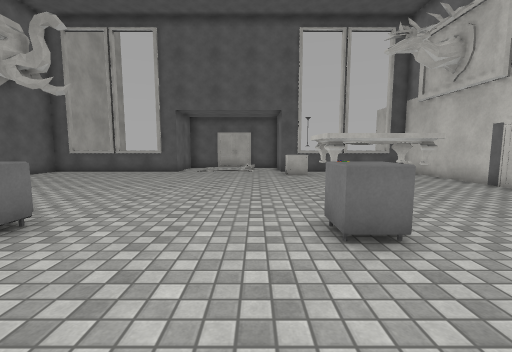
View 1 (above)

16 first-person views from a walk through a scene from a Unity 3-D project. The camera is 1.3 m above the floor, tilts 6° down and sees 90° across. Doors are open. The floor is counted in squares, 1 m on a side. Each view is taken from the middle of a square. On the plan, view 1 faces up. The plan holds only what a view shows up to about 13 squares ahead; the rest is blank. The place goes on beyond the plan. The player is left out. Some surface patterns are stand-ins.

View 2
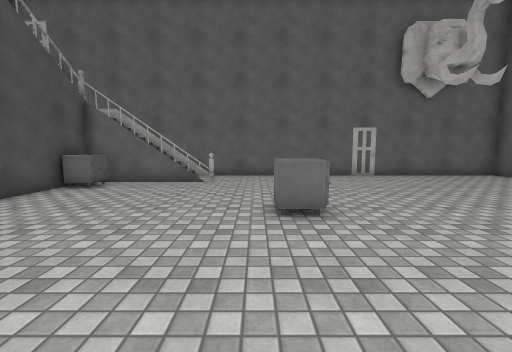

View 3
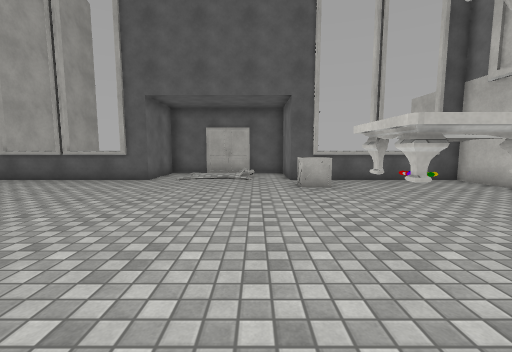

View 4
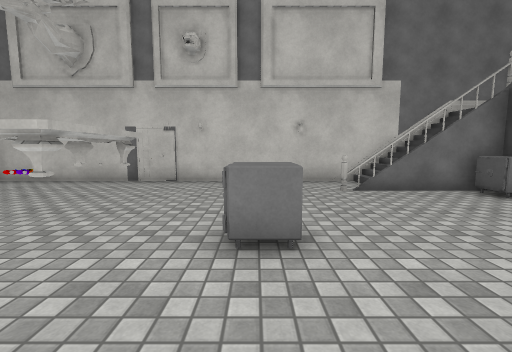

View 5
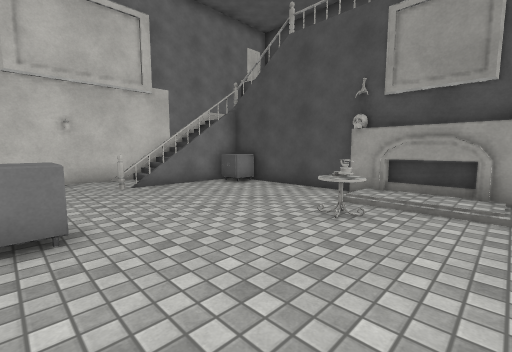

View 6
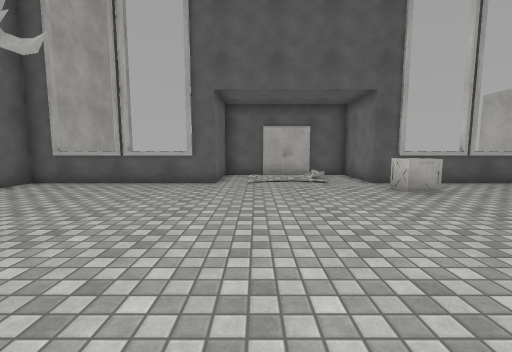

View 7
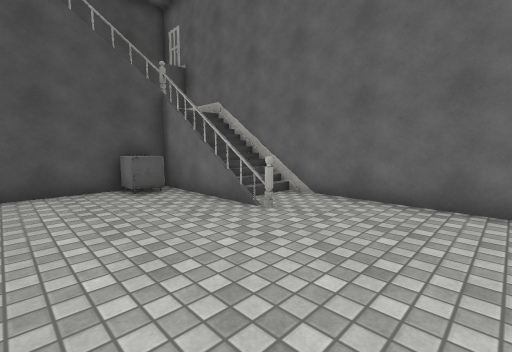

View 8
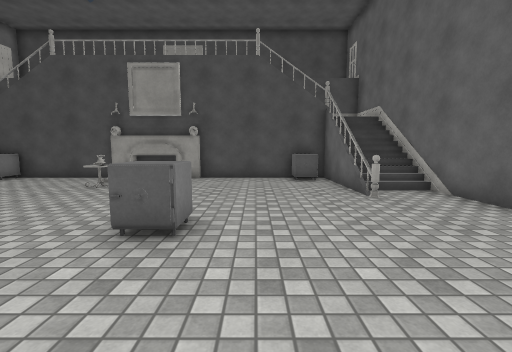

View 9
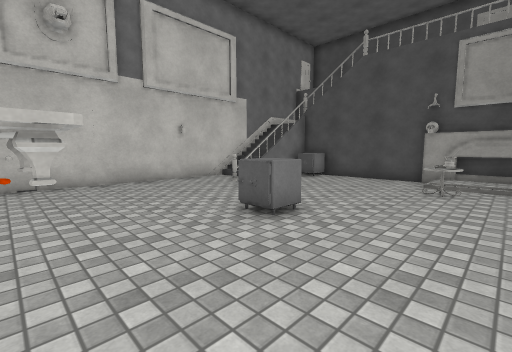

View 10
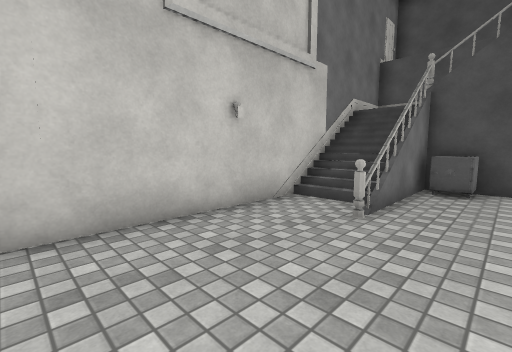

View 11
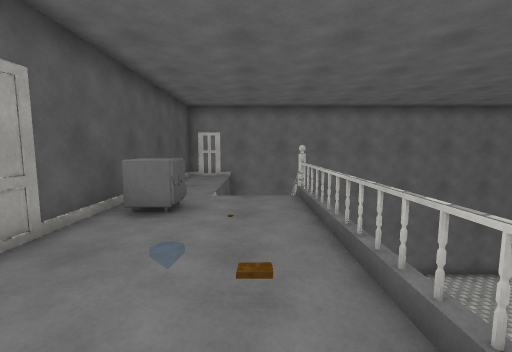

View 12
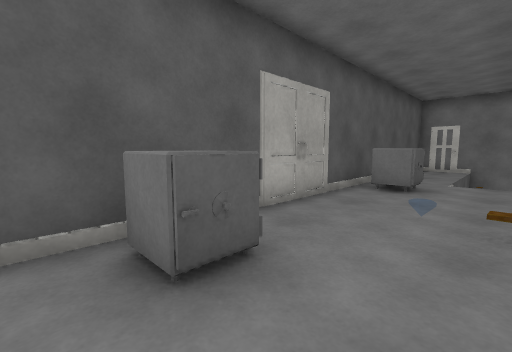

View 13
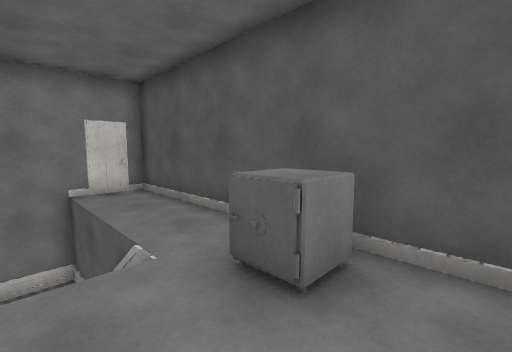

View 14
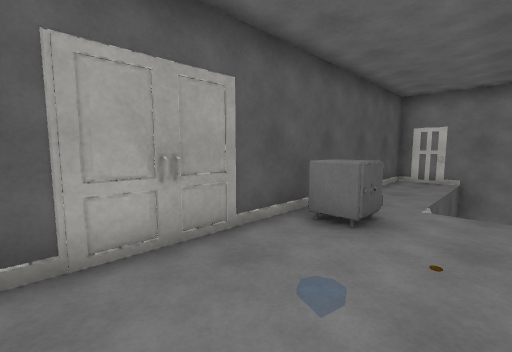

View 15
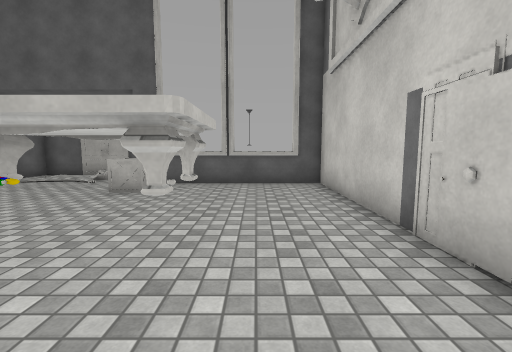

View 16
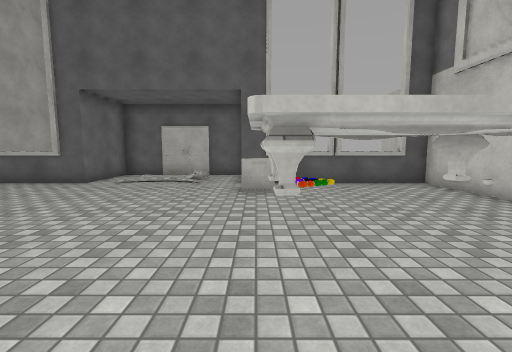

### Floor plan
Key: @ floor where view 1 was taken; # wall or solid block; x gap in a wall; . main floor; : floor 2.75 m higher than the main floor; + floor 5 m higher than the main floor; * floor 5.5 m higher than the main floor; / step, stairs or slope; D open door; = window, fence, low wall or low ledge; v drop or lower ground; C crate; R rug; P phone; O other object.
Columns run from 12 left of view 1 to 9 right of it. Each row starts with its distance up from view 1.
 18        ########
 17        #.R  ..#     #
 16 #      #.RRR..#     #
 15 ##==#==#.RRR..#==#==#
 14 #....................#
 13 #.............C......#
 12 #....................#
 11 #....................#
 10 #....................#
  9 #.............OOOO...#
  8 #.............OOOO...#
  7 #.............OOOO...#
  6 #....................#
  5 #....................#
  4 #......OO....OO......#
  3 #....................#
  2 #....................#
  1 #..#..............#..#
  0 #//x........@.....x//=
 -1 #//x.......PO.....x//=
 -2 #//x.....////.....x//#
 -3 #//#O..../##/....O#//=
 -4 #  ################ :=
 -5 #     /++++*+++/    :#
 -6 #//////+++++DD+/=v#//#
 -7 #++++++OO++++OO++++++#
 -8 #++++  +++##+++++++++#
 -9 ######################

Positions as (right, up) in squares from view 1, and headings:
1: (0, 0), facing up
2: (1, 3), facing left
3: (0, 4), facing up
4: (-2, 4), facing right
5: (-3, 4), facing down-right
6: (-3, 5), facing up
7: (-5, 5), facing down-left
8: (-6, 8), facing down
9: (-2, 8), facing down-right
10: (4, 6), facing down-right
11: (1, -5), facing left
12: (3, -5), facing down-left
13: (0, -5), facing down-right
14: (0, -5), facing down-left
15: (6, 5), facing up
16: (2, 5), facing up
